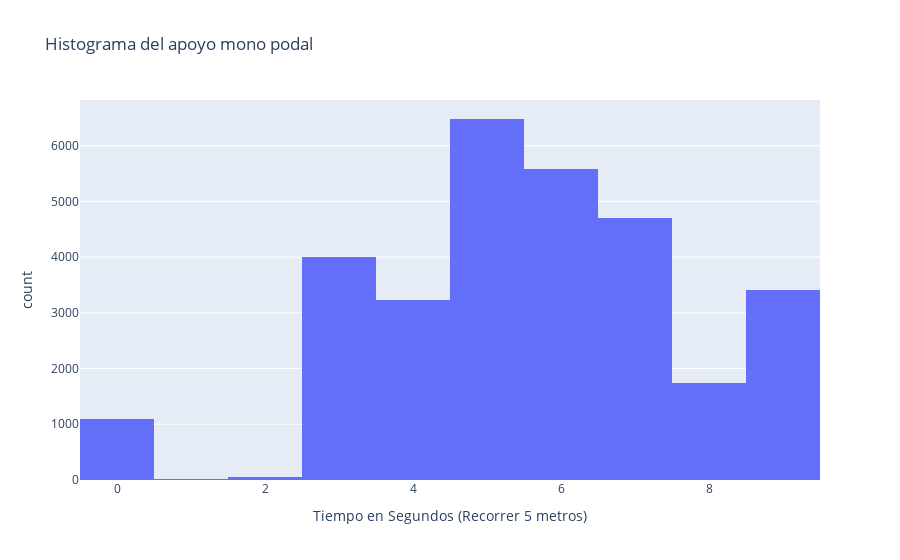

This figure's notebook cell:
### Code cell
# Distribución del apoyo mono podal
fig = px.histogram(df_final, x = 'Tiempo en Segundos (Recorrer 5 metros)', title = 'Histograma del apoyo mono podal')
fig.show()

### Figure 1 — Plotly figure (JSON) as saved in the notebook; plotly's stock layout.template omitted (floating-point values rounded to 4 significant figures; data arrays with more than 128 entries replaced by an {"elided": "..."} marker saying what was removed)
{"data": [{"alignmentgroup": "True", "bingroup": "x", "hovertemplate": "Tiempo en Segundos (Recorrer 5 metros)=%{x}<br>count=%{y}<extra></extra>", "legendgroup": "", "marker": {"color": "#636efa", "pattern": {"shape": ""}}, "name": "", "offsetgroup": "", "orientation": "v", "showlegend": false, "type": "histogram", "x": {"elided": "30338 int values"}, "xaxis": "x", "yaxis": "y"}], "layout": {"barmode": "relative", "legend": {"tracegroupgap": 0}, "title": {"text": "Histograma del apoyo mono podal"}, "xaxis": {"anchor": "y", "domain": [0, 1], "title": {"text": "Tiempo en Segundos (Recorrer 5 metros)"}}, "yaxis": {"anchor": "x", "domain": [0, 1], "title": {"text": "count"}}}}
